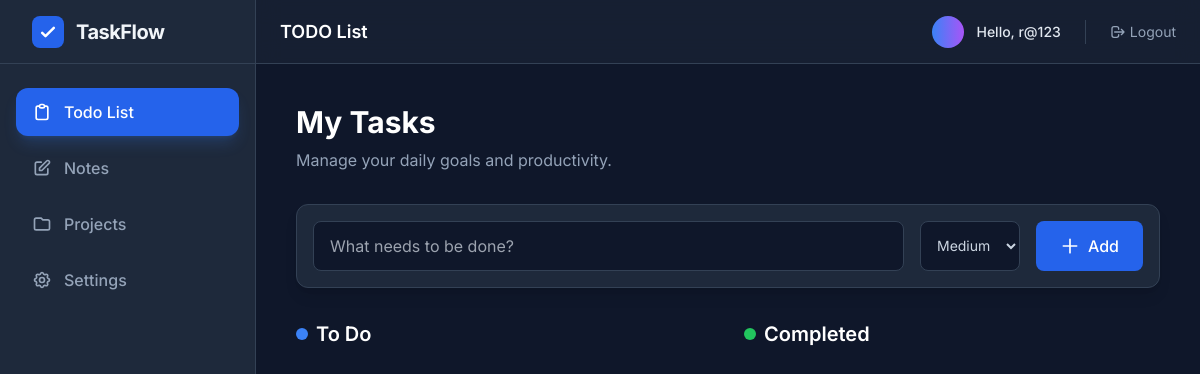
Before: /todo/ (signed in) with the older database file.
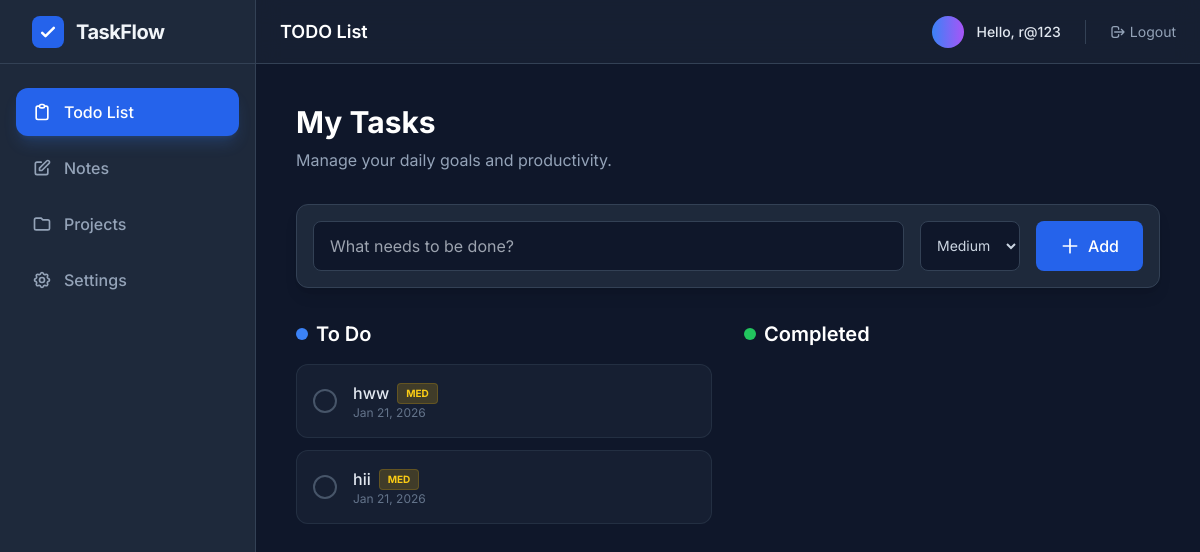
After: the same page with the newer database file.
### myapp/models.py (models this page shows, shortened)
class Todo(models.Model):
    user = models.ForeignKey(settings.AUTH_USER_MODEL, on_delete=models.CASCADE)
    title = models.CharField(max_length=200)
    completed = models.BooleanField(default=False)
    created_at = models.DateTimeField(auto_now_add=True)
    PRIORITY_CHOICES = [
        ('high', 'High'),
        ('medium', 'Medium'),
        ('low', 'Low'),
    ]
    priority = models.CharField(max_length=10, choices=PRIORITY_CHOICES, default='medium')

### myapp/views.py (the view)
# urls.py: path('todo/',views.todo,name='todo'),
@login_required
def todo(request):
    tasks = Todo.objects.filter(user=request.user).annotate(
        priority_val=Case(
            When(priority='high', then=Value(1)),
            When(priority='medium', then=Value(2)),
            When(priority='low', then=Value(3)),
            default=Value(4),
            output_field=IntegerField(),
        )
    ).order_by('priority_val', '-created_at')
    return render(request, 'dashboard.html', {'tasks': tasks})

### myapp/templates/dashboard.html (shortened to what this page needs)
{% extends 'base.html' %}
{% block page_title %}TODO List{% endblock %}
{% block content %}
    <div class="mb-8">
        <h2 class="text-3xl font-bold text-white mb-2">My Tasks</h2>
        <p class="text-slate-400">Manage your daily goals and productivity.</p>
    </div>
    <div class="bg-slate-800 rounded-xl p-4 mb-8 border border-slate-700 shadow-lg">
        <form method="POST" action="{% url 'myapp:add_task' %}" class="flex gap-4">
            <input type="text" name="title" placeholder="What needs to be done?" required
                   class="flex-1 bg-slate-900 border border-slate-700 text-white rounded-lg px-4 py-3 focus:outline-none focus:ring-2 focus:ring-blue-500 transition-all">
            <select name="priority" class="bg-slate-900 border border-slate-700 text-slate-300 text-sm rounded-lg px-3 focus:outline-none focus:ring-2 focus:ring-blue-500">
                <option value="medium" selected>Medium</option>
            </select>
            <button type="submit" class="bg-blue-600 hover:bg-blue-500 text-white px-6 py-3 rounded-lg font-medium transition-colors flex items-center gap-2">
                <svg class="w-5 h-5" fill="none" stroke="currentColor" viewBox="0 0 24 24"><path stroke-linecap="round" stroke-linejoin="round" stroke-width="2" d="M12 4v16m8-8H4"></path></svg>
                Add
            </button>
        </form>
    </div>
    <div class="grid grid-cols-1 md:grid-cols-2 gap-8">
        <div>
            <h3 class="text-xl font-semibold text-white mb-4 flex items-center gap-2">
                <span class="w-3 h-3 rounded-full bg-blue-500"></span> To Do
            </h3>
            <div class="space-y-3">
                {% for task in tasks %}
                    {% if not task.completed %}
                    <div class="group flex items-center justify-between bg-slate-800/50 hover:bg-slate-800 border border-slate-700/50 hover:border-blue-500/30 rounded-xl p-4 transition-all duration-200">
                        <div class="flex items-center gap-4">
                            <form action="{% url 'myapp:update_status' task.id %}" method="POST">
                                <button type="submit" class="w-6 h-6 rounded-full border-2 border-slate-600 hover:border-blue-500 flex items-center justify-center transition-colors"></button>
                            </form>
                            <div>
                                <h3 class="font-medium text-slate-200 flex items-center gap-2">
                                    {{ task.title }}
                                    {% if task.priority == 'high' %}
                                        <span class="text-[10px] font-bold uppercase px-2 py-0.5 rounded bg-red-500/20 text-red-400 border border-red-500/20">High</span>
                                    {% elif task.priority == 'medium' %}
                                        <span class="text-[10px] font-bold uppercase px-2 py-0.5 rounded bg-yellow-500/20 text-yellow-400 border border-yellow-500/20">Med</span>
                                    {% elif task.priority == 'low' %}
                                        <span class="text-[10px] font-bold uppercase px-2 py-0.5 rounded bg-green-500/20 text-green-400 border border-green-500/20">Low</span>
                                    {% endif %}
                                </h3>
                                <p class="text-xs text-slate-500">{{ task.created_at|date:"M d, Y" }}</p>
                            </div>
                        </div>
                    </div>
                    {% endif %}
                {% endfor %}
            </div>
        </div>
        <div>
            <h3 class="text-xl font-semibold text-white mb-4 flex items-center gap-2">
                <span class="w-3 h-3 rounded-full bg-green-500"></span> Completed
            </h3>
        </div>
    </div>
{% endblock %}

Changed rows visible on the page:
added Todo: title "hww", priority "MED", created_at "Jan 21, 2026"
added Todo: title "hii", priority "MED", created_at "Jan 21, 2026"
